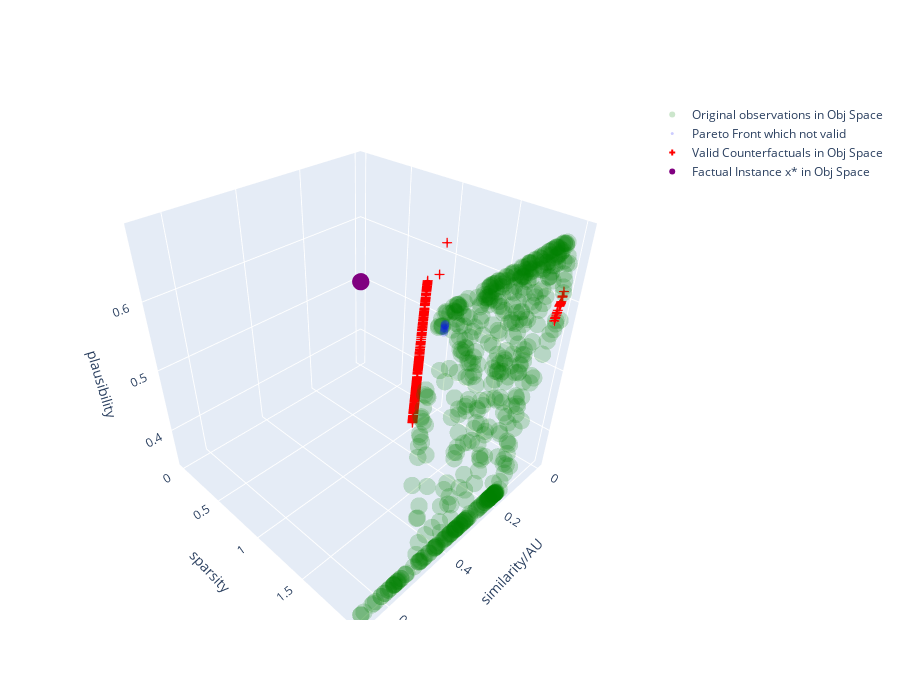

Write notebook code for a chart like this one.
### Code cell
import plotly.graph_objects as go

F_X = problem.evaluate(X)

fig = go.Figure()

fig.add_trace(go.Scatter3d(
    x=problem.evaluate(X)[:,1], y=problem.evaluate(X)[:,2], z=problem.evaluate(X)[:,3],
    mode='markers',
    marker=dict(color='green', size=6, opacity=0.2),
    name='Original observations in Obj Space'
))

fig.add_trace(go.Scatter3d(
    x=not_valided_F_mmo[:,1], y=not_valided_F_mmo[:,2], z=not_valided_F_mmo[:,3],
    mode='markers',
    marker=dict(color='blue', size=3, opacity=0.2),
    name='Pareto Front which not valid'
))

fig.add_trace(go.Scatter3d(
    x=valided_F_mmo[:,1], y=valided_F_mmo[:,2], z=valided_F_mmo[:,3],
    mode='markers',
    marker=dict(color='red', size=5, symbol='cross'),
    name='Valid Counterfactuals in Obj Space'
))


# add the fixed x_star point
fig.add_trace(go.Scatter3d(
    x=[problem.evaluate(x_star.detach().cpu().numpy().astype(np.float32))[1]],
    y=[problem.evaluate(x_star.detach().cpu().numpy().astype(np.float32))[2]],
    z=[problem.evaluate(x_star.detach().cpu().numpy().astype(np.float32))[3]],
    mode='markers',
    marker=dict(color='purple', size=6),
    name='Factual Instance x* in Obj Space'
))

fig.update_layout(
    scene=dict(
        xaxis_title='similarity/AU',
        yaxis_title='sparsity',
        zaxis_title='plausibility'
    ),
    width=900, height=700
)

fig.show()

# 可选：保存成可交互 html
fig.write_html("pareto_front_3d.html")

### Figure 1 — Plotly figure (JSON) as saved in the notebook; plotly's stock layout.template omitted (floating-point values rounded to 4 significant figures; data arrays with more than 128 entries replaced by an {"elided": "..."} marker saying what was removed)
{"data": [{"marker": {"color": "green", "opacity": 0.2, "size": 6}, "mode": "markers", "name": "Original observations in Obj Space", "type": "scatter3d", "x": {"elided": "500 float values"}, "y": {"elided": "500 float values"}, "z": {"elided": "500 float values"}}, {"marker": {"color": "blue", "opacity": 0.2, "size": 3}, "mode": "markers", "name": "Pareto Front which not valid", "type": "scatter3d", "x": [6.627e-06, 2.383e-05, 0.001307, 0.002036, 0.0007731, 0.001712, 0.001122, 0.0004493, 0.0003004, 0.000112, 0.0005646], "y": [0.0, 0.0, 1.0, 1.0, 1.0, 1.0, 1.0, 1.0, 0.0, 0.0, 1.0], "z": [0.4982, 0.4982, 0.4872, 0.481, 0.4917, 0.4838, 0.4888, 0.4944, 0.4957, 0.4974, 0.4935]}, {"marker": {"color": "red", "size": 5, "symbol": "cross"}, "mode": "markers", "name": "Valid Counterfactuals in Obj Space", "type": "scatter3d", "x": {"elided": "189 float values"}, "y": {"elided": "189 float values"}, "z": {"elided": "189 float values"}}, {"marker": {"color": "purple", "size": 6}, "mode": "markers", "name": "Factual Instance x* in Obj Space", "type": "scatter3d", "x": [0], "y": [0], "z": [0.4982]}], "layout": {"height": 700, "scene": {"xaxis": {"title": {"text": "similarity/AU"}}, "yaxis": {"title": {"text": "sparsity"}}, "zaxis": {"title": {"text": "plausibility"}}}, "width": 900}}
